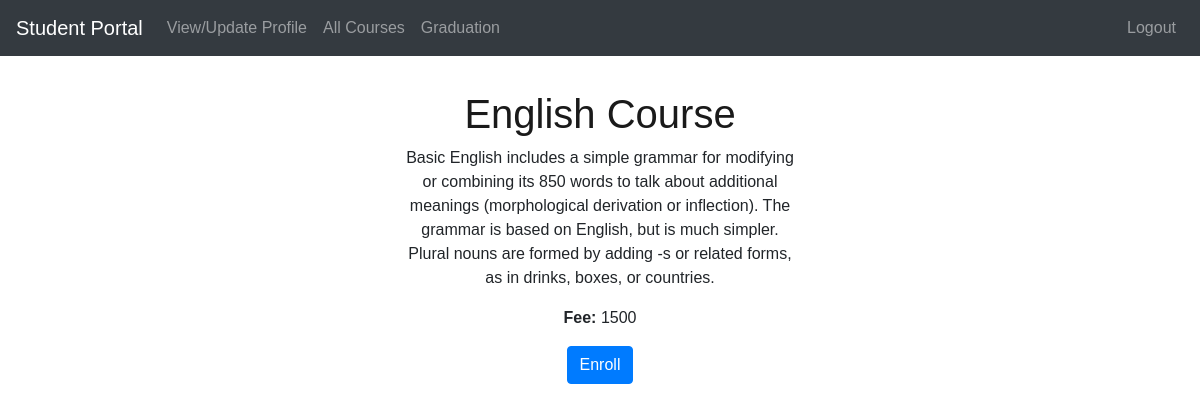
Page /Student_Portal/view_course.php?course_id=1&std_id=6426ff6 on the committed database.
### tables this page shows
CREATE TABLE `courses` (
  `course_id` int(11) NOT NULL,
  `course_name` varchar(200) NOT NULL,
  `description` varchar(3000) NOT NULL,
  `fee` int(11) NOT NULL
);

### Student_Portal/view_course.php (the view, shortened to what this page needs)
<!DOCTYPE html>
<html lang="en">
<head>
    <link rel="stylesheet" href="https://maxcdn.bootstrapcdn.com/bootstrap/4.5.2/css/bootstrap.min.css">
</head>
<body>
    <nav class="navbar navbar-expand-lg navbar-dark bg-dark fixed-top"  style="background-color:#73D7FF;">
        <a class="navbar-brand" href="#">Student Portal</a>
        <div class="collapse navbar-collapse" id="navbarNav">
            <ul class="navbar-nav">
                <li class="nav-item">
                    <a class="nav-link" href="student_profile.php?student_id=<?php echo $_GET['std_id']; ?>">View/Update Profile</a>
                </li>
                <li class="nav-item">
                    <a class="nav-link" href="dashboard.php?std_id=<?php echo $_GET['std_id']; ?>">All Courses</a>
                </li>
                <li class="nav-item">
                    <a class="nav-link" href="graduation.php?std_id=<?php echo $_GET['std_id']; ?>">Graduation</a>
                </li>
            </ul>
            <ul class="navbar-nav ml-auto">
            <li class="nav-item">
                    <a class="nav-link" href="index.php">Logout</a>
                </li>
            </ul>
        </div>
    </nav>
    <div class="container">
    <?php
    $conn = new mysqli('localhost', 'root', '', 'student_portal');
    $course_id = $_GET['course_id'];
    $student_id = $_GET['std_id'];
    $sql = "SELECT * FROM courses WHERE course_id = '$course_id'";
    $result = $conn->query($sql);
    $sql2 = "SELECT * FROM enrolments WHERE course_id = '$course_id' AND student_id = '$_GET[std_id]'";
    $result2 = $conn->query($sql2);
    if ($result->num_rows > 0) {
        $row = $result->fetch_assoc();
        echo "<h1>$row[course_name]</h1>";
        echo "<center><p style='width:40%;'>$row[description]</p></center>";
        echo "<center><p><strong>Fee:</strong> $row[fee]</p></center>";
        if(!empty($result2) && $result2->num_rows > 0){
            echo "<center><p style='color:green;'>Enrolled</p></center>";
        }else{
            echo "<center><a href='enroll.php?course_id=" . $row["course_id"] . "&std_id=" . $student_id . "&fee=" . $row["fee"] . "' class='btn btn-primary'>Enroll</a></center>";
        }
    } else {
        echo "<h1>Graduation</h1>";
        echo "<p style='color:green; text-align: center;'>Congratulations! You are eligible to graduate.</p>";
    }
    ?>
    </div>
</body>
</html>

### Student_Portal/view_course.php (style rules this page uses)
body { font-family: Arial, sans-serif; margin: 90px; }
h1 { color: #1a1a1a; text-align: center; }

### rows in the picture
courses: course_name "English Course", description "Basic English includes a simple grammar for modifying or combining its 850 words to talk about additional meanings (morphological derivation or inflection). The grammar is based on English, but is much simpler. Plural nouns are formed by adding -s or related forms, as in drinks, boxes, or countries.", fee "1500"
